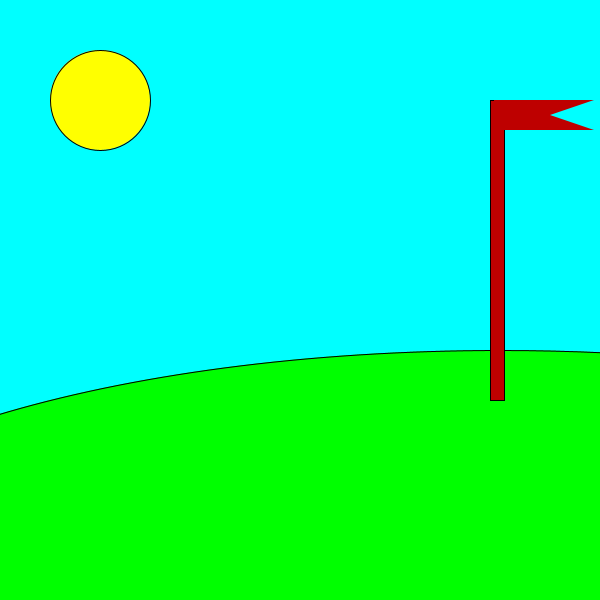
Frame 1 (no input)
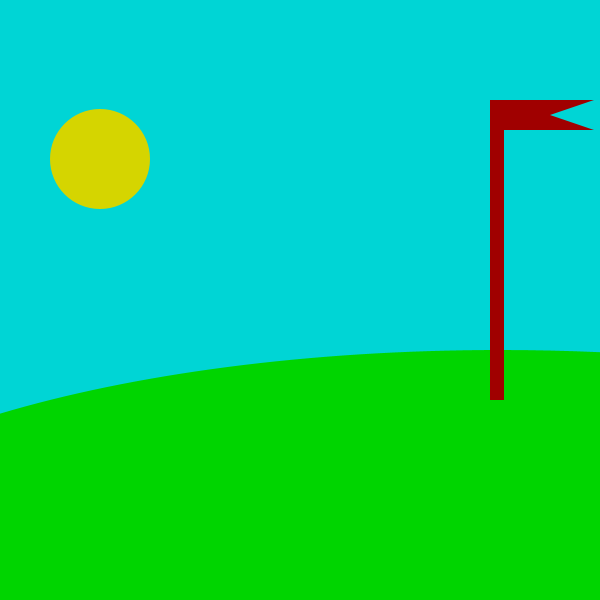
Frame 60 (the mouse pressed at the canvas centre just before this capture)
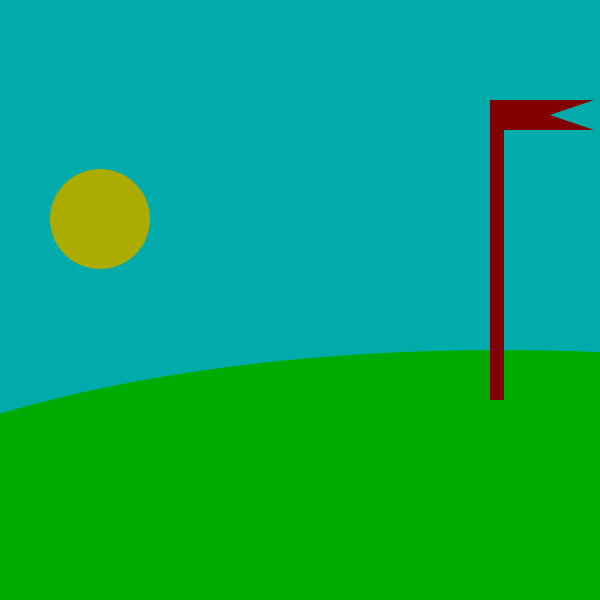
Frame 120 (the mouse held since frame 60 and released just before this capture)

The Processing sketch that drew these frames (run headless with seeded random() and noise(); from frame 60 on, the mouse is pressed at the canvas centre):

// Processing sketch: atividade
// ── atividade.pde
int solY=100;
float cor=255;
float band1 = 190, band2;
float corMastro=0;

void setup(){
size(600,600);
}

void draw(){
background(0,cor,cor);
fill(cor, cor,0);
circle(100,solY, 100);
fill(0,cor,0);
ellipse(500,600,1500,500);
fill(band1,band2,band2);
rect(490, 100,14,300);
noStroke();
beginShape();
vertex(494,100);
vertex(594,100);
vertex(550,115);
vertex(594,130);
vertex(494,130);
endShape();
translate(400,300);
solY= solY+1;
cor= cor-0.7;
band1 = band1 - 0.50;
band2= band2-0.20;
corMastro = corMastro - 0.20;
}
